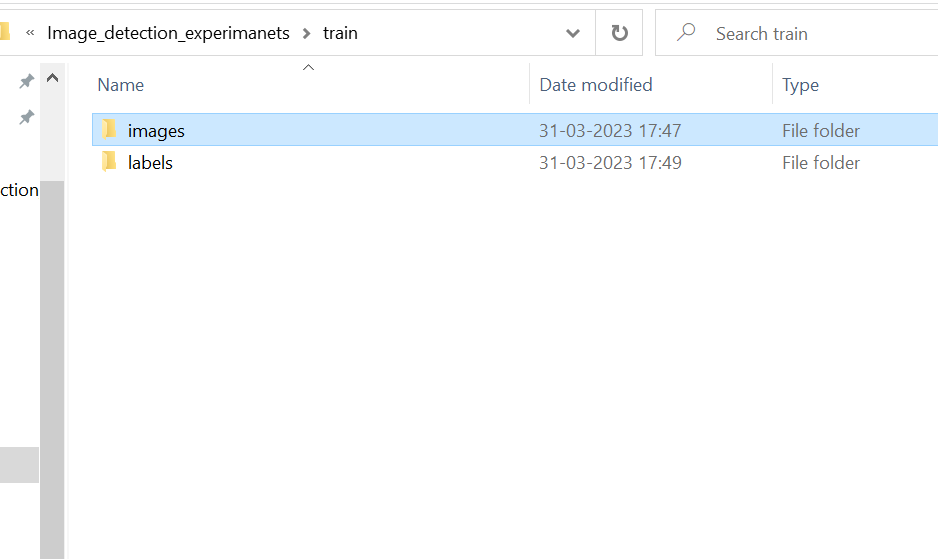
#> input picture yolotrain.PNG, 938 x 559 px, given in place of the camera
$ python creating_custom_bounding_boxes.py
#> lines starting #> are read from the running program, lines starting #| are printed output that depends on the picture; after the words box and inside, x2 and y2 are one past the last pixel; in counts of white or black regions, pixels touching at a corner belong together
import cv2
import numpy

cap = cv2.VideoCapture(0)


while True:
    ## image capture
    success,img = cap.read()
#> img is the input picture: shape (559, 938, 3); mean B, G, R 252.2, 251, 249.5


    grey = cv2.cvtColor(img,cv2.COLOR_BGR2GRAY)
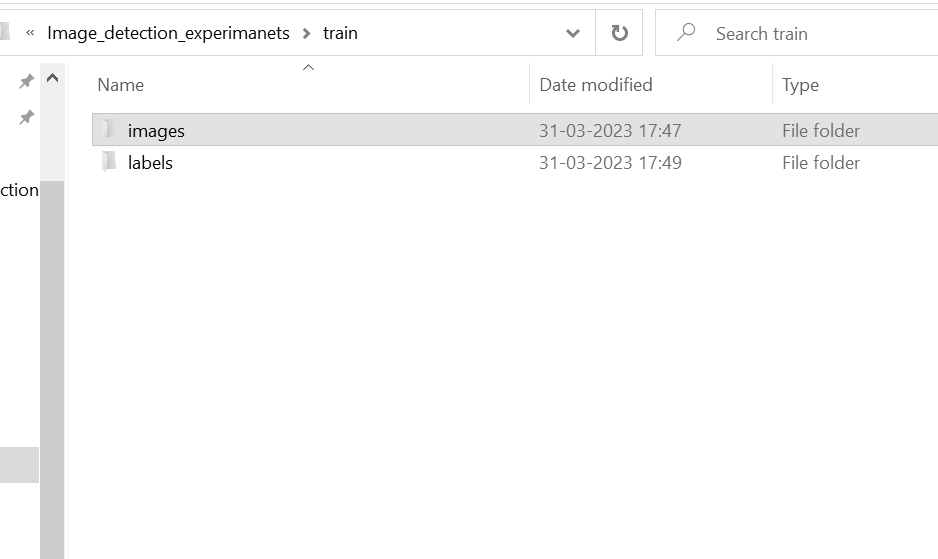
#> grey: shape (559, 938); min 0, max 255, mean 250.7

    ret, thresh = cv2.threshold(grey, 127, 255, 0)
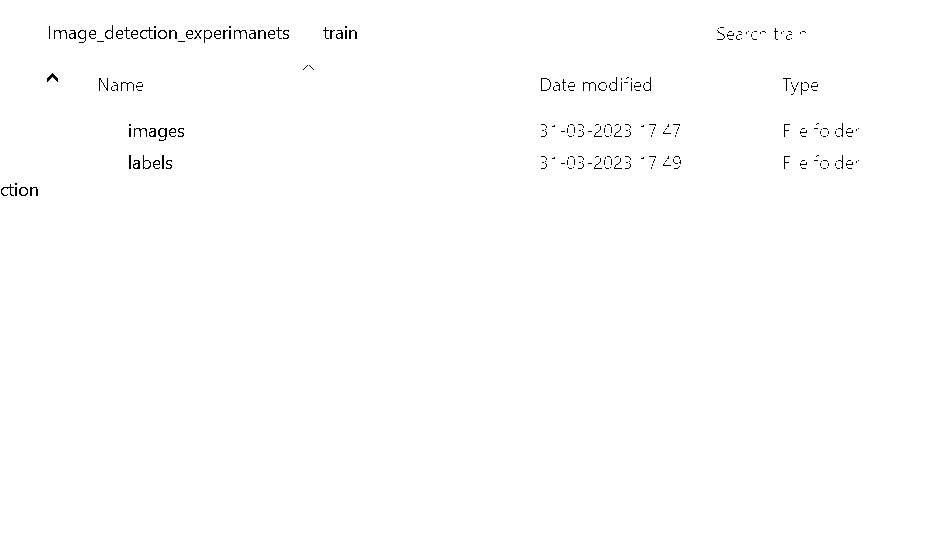
#> thresh: shape (559, 938); 99.5% white; black in thin lines or dots, all inside (x1, y1, x2, y2) = (1, 25, 859, 196)
    contours, hierarchy = cv2.findContours(thresh, cv2.RETR_TREE, cv2.CHAIN_APPROX_SIMPLE)
#> contours = 493 contours, 408 with area under 20; largest, box (x1, y1, x2, y2) and area: (0, 0, 938, 559) 522846, (18, 186, 29, 197) 82, (157, 29, 168, 40) 82, (0, 183, 15, 197) 72, (132, 159, 141, 170) 66
    for contour in contours:
        x, y, w, h = cv2.boundingRect(contour)
        cv2.rectangle(img, (x, y), (x + w, y + h), (0, 255, 0), 2)
#> this loop made 493 passes
#> (x, y, w, h) on passes 3 to 5: (32, 186, 7, 11), (29, 186, 5, 11), (18, 186, 11, 11)
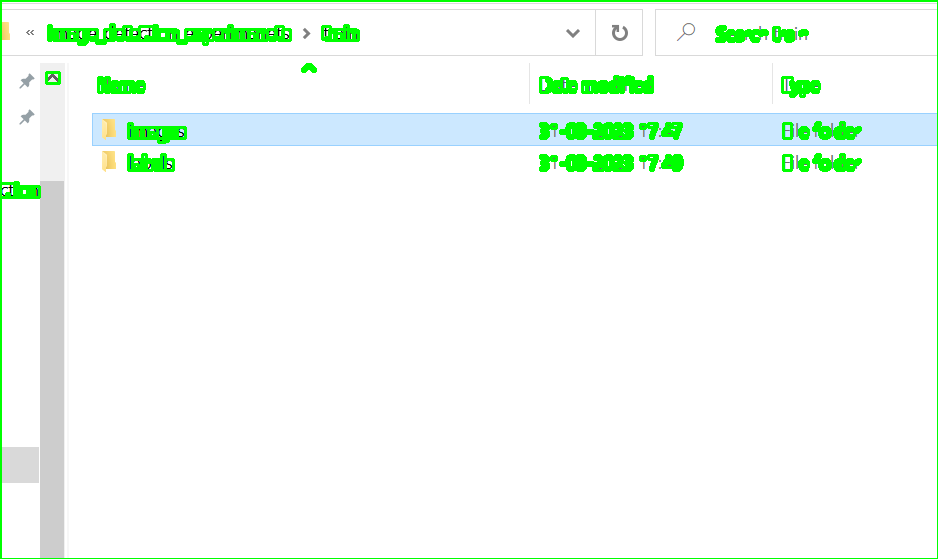
#> img: shape (559, 938, 3); 3.73% of pixels changed, all inside (x1, y1, x2, y2) = (0, 0, 938, 559)

    ## Image read and output waitkey


    cv2.imshow("YEA",img)
    cv2.waitKey(1)

$ run again, on yolov81.PNG
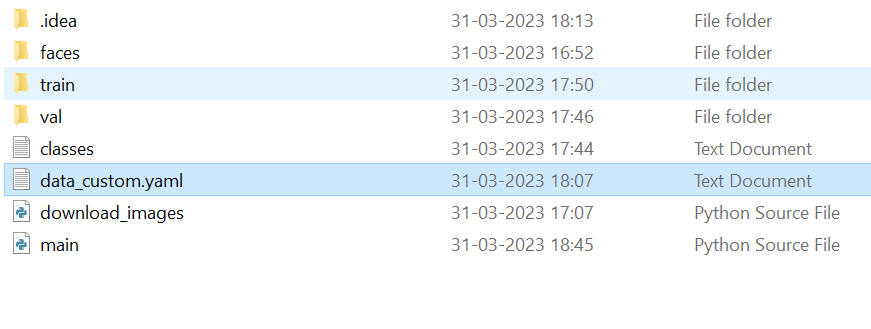
#> input picture yolov81.PNG, 871 x 329 px, given in place of the camera
#> img is the input picture: shape (329, 871, 3); mean B, G, R 249.9, 246.7, 242.6
#> `ret, thresh = cv2.threshold(grey, 127, 255, 0)`:
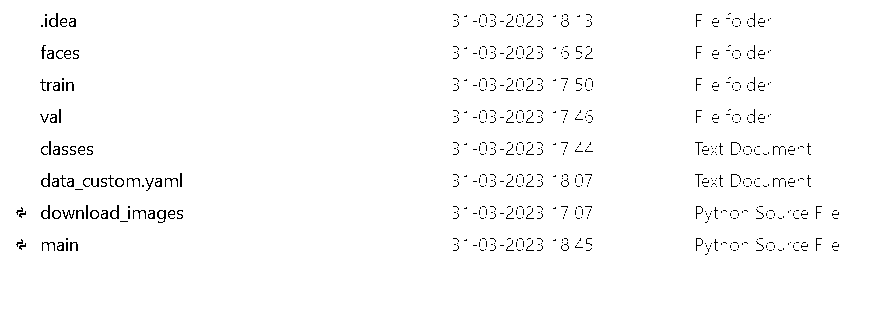
#> thresh: shape (329, 871); 98.3% white; black in thin lines or dots, all inside (x1, y1, x2, y2) = (16, 13, 839, 255)
#> contours = 1161 contours, 1045 with area under 20; largest, box (x1, y1, x2, y2) and area: (0, 0, 871, 329) 285360, (89, 209, 100, 220) 82, (51, 209, 62, 220) 82, (114, 177, 125, 188) 82, (56, 241, 65, 252) 66
#> the loop `for contour in contours:` made 1161 passes
#> (x, y, w, h) on passes 2, 4, 5: (704, 253, 4, 3), (833, 249, 6, 3), (802, 249, 6, 3)
#> after the loop `for contour in contours:`:
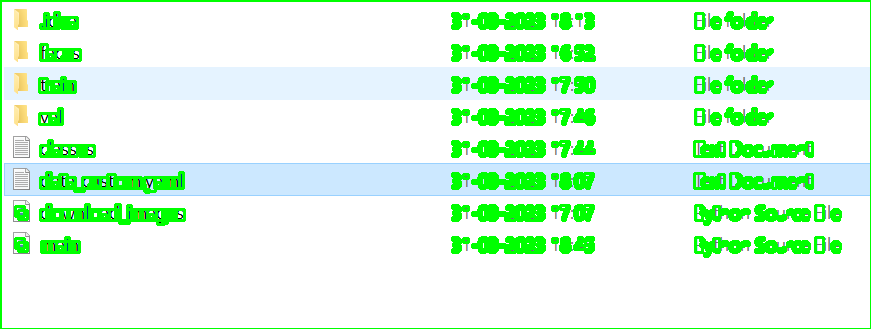
#> img: shape (329, 871, 3); 12.38% of pixels changed, all inside (x1, y1, x2, y2) = (0, 0, 871, 329)

$ run again, on yoloval.PNG
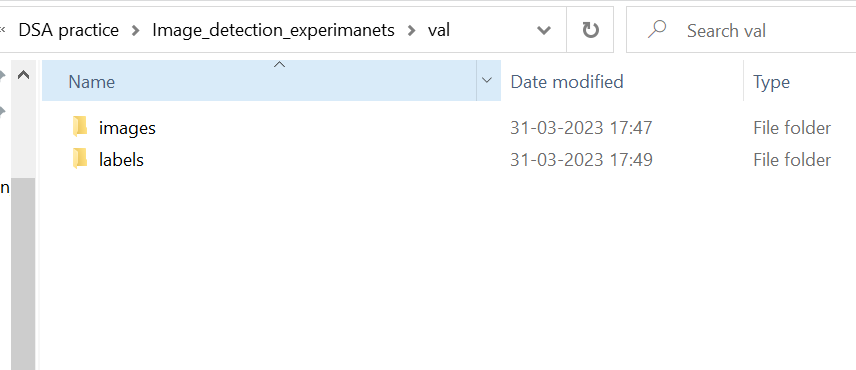
#> input picture yoloval.PNG, 856 x 370 px, given in place of the camera
#> img is the input picture: shape (370, 856, 3); mean B, G, R 250.8, 250.1, 249
#> `ret, thresh = cv2.threshold(grey, 127, 255, 0)`:
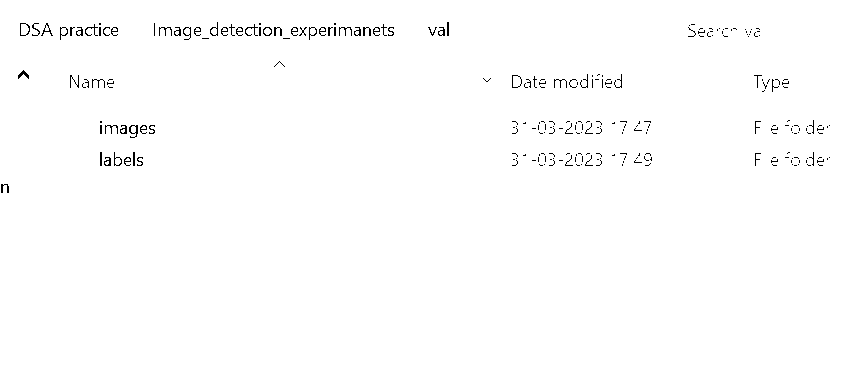
#> thresh: shape (370, 856); 99.1% white; black in thin lines or dots, all inside (x1, y1, x2, y2) = (1, 22, 830, 193)
#> contours = 514 contours, 425 with area under 20; largest, box (x1, y1, x2, y2) and area: (0, 0, 856, 370) 315495, (262, 26, 273, 37) 82, (103, 156, 112, 167) 66, (119, 124, 128, 135) 66, (244, 23, 259, 37) 66
#> the loop `for contour in contours:` made 514 passes
#> (x, y, w, h) on passes 2 to 4: (3, 183, 7, 11), (0, 183, 5, 11), (818, 164, 6, 3)
#> after the loop `for contour in contours:`:
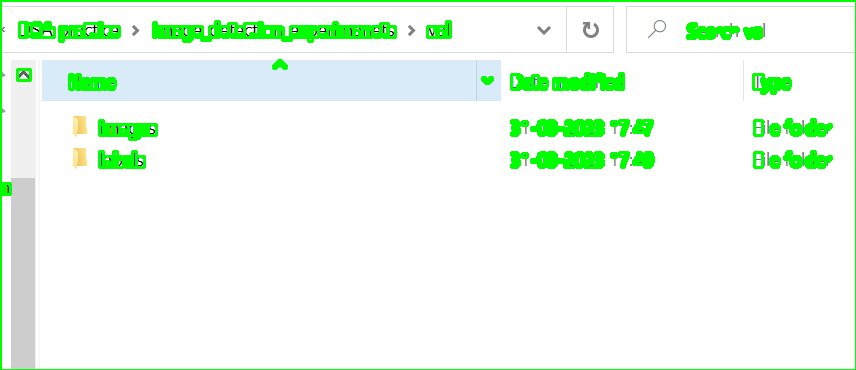
#> img: shape (370, 856, 3); 6.15% of pixels changed, all inside (x1, y1, x2, y2) = (0, 0, 856, 370)
